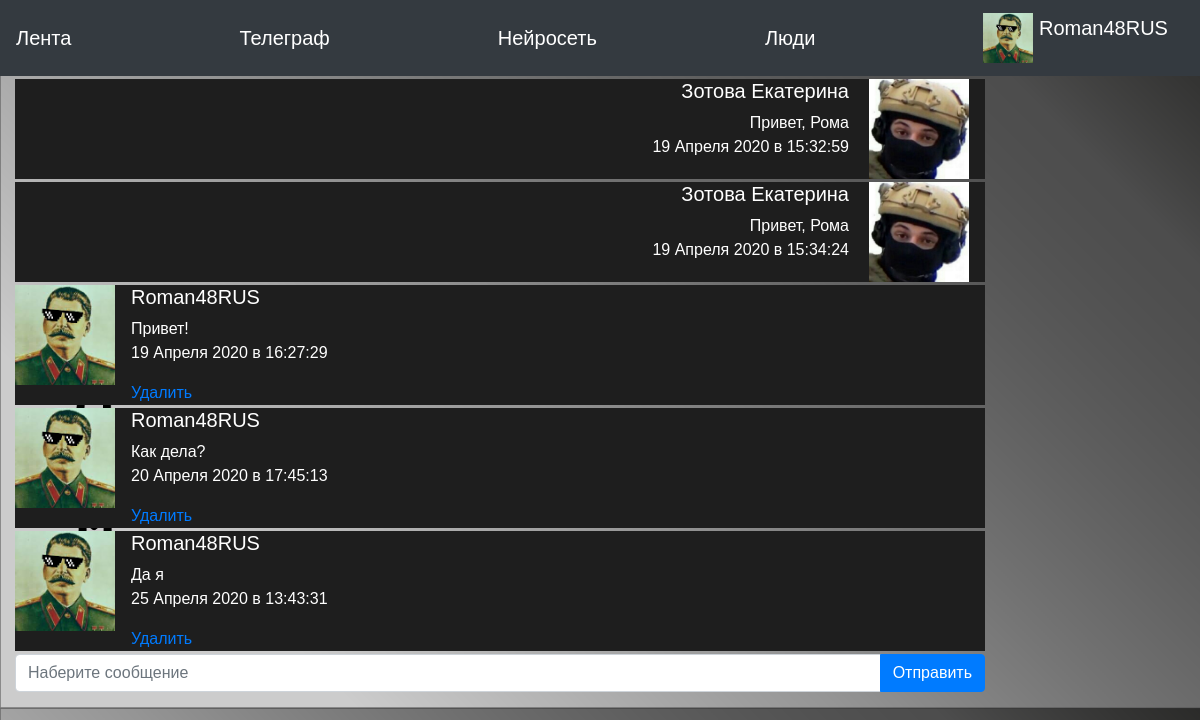
Page /messages/2 (signed in) on the committed database.
### data/users.py (models this page shows, shortened)
class User(SqlAlchemyBase, UserMixin, SerializerMixin):
    __tablename__ = 'users'
    id = sqlalchemy.Column(sqlalchemy.Integer,
                           primary_key=True, autoincrement=True)
    name = sqlalchemy.Column(sqlalchemy.String, nullable=True)
    status = sqlalchemy.Column(sqlalchemy.String, nullable=True)
    email = sqlalchemy.Column(sqlalchemy.String,
                              index=True, unique=True, nullable=True)
    hashed_password = sqlalchemy.Column(sqlalchemy.String, nullable=True)
    created_date = sqlalchemy.Column(sqlalchemy.DateTime,
                                     default=datetime.datetime.now)
    friends = sqlalchemy.Column(sqlalchemy.String, nullable=True)
    avatar = sqlalchemy.Column(sqlalchemy.String,
                               default='/static/img/backgrounds/default.png')
    liked_news = sqlalchemy.Column(sqlalchemy.VARCHAR, nullable=True)
    liked_photos = sqlalchemy.Column(sqlalchemy.VARCHAR, nullable=True)
    background = sqlalchemy.Column(sqlalchemy.String, default='/static/img/backgrounds/default.png')
    theme = sqlalchemy.Column(sqlalchemy.Boolean, default=1)
    albums = sqlalchemy.Column(sqlalchemy.VARCHAR)

### data/messages.py (models this page shows)
class Message(SqlAlchemyBase, SerializerMixin):
    __tablename__ = 'messages'
    id = sqlalchemy.Column(sqlalchemy.Integer, primary_key=True,
                           autoincrement=True)
    text = sqlalchemy.Column(sqlalchemy.String)
    time = sqlalchemy.Column(sqlalchemy.DateTime, default=datetime.datetime.now)
    user_to_id = sqlalchemy.Column(sqlalchemy.Integer,
                                   sqlalchemy.ForeignKey("users.id"))
    user_from_id = sqlalchemy.Column(sqlalchemy.Integer, sqlalchemy.ForeignKey("users.id"))

### main.py (the view, shortened to what this page needs)
@app.route('/messages/<user_id>', methods=['GET', 'POST'])
@login_required
def messenger(user_id):
    session = db_session.create_session()
    user_to = session.query(User).filter(User.id == user_id).first()
    if request.method == "GET":
        messages = session.query(Message).filter(or_(Message.user_from_id == current_user.id,
                                                     Message.user_to_id == current_user.id))
        return render_template('messenger.html', base=get_base(), messages=messages, user_to=user_to,
                               get_time=get_time)

### main.py
class BaseForm(FlaskForm):
    background = ""
    text_color = 'white'
    back = '#0a0a0a'
    back_color = '#646464'
    font_white = "white"
    js_for_files = ""

### data/db_session.py (called while the page is built)
def create_session() -> Session:
    global __factory
    return __factory()

### functions.py (called while the page is built)
def get_time(date_input, time_input):
    print(str(date_input))
    year, month, day = str(date_input).split("-")
    date = datetime.date(int(year), int(month), int(day))
    current_date_time = datetime.datetime.now()
    if date.day == current_date_time.day:
        return "Сегодня в " + str(time_input).split(".")[0]
    elif date.day + 1 == current_date_time.day:
        return "Вчера в " + str(time_input).split(".")[0]
    else:
        return day + " " + months[int(month)] + " " + year + " в " + str(time_input).split(".")[0]

### main.py (called while the page is built)
def get_base():
    base = BaseForm()
    if current_user.is_authenticated:
        base.background = current_user.background
        base.text_color = 'white' if not current_user.theme else 'black'
        base.back = '#0a0a0a' if not current_user.theme else '#f5f5f5'
        base.back_color = '#1e1e1e' if not current_user.theme else '#969696'
    else:
        base.background = ""
        base.text_color = 'black'
        base.back = '#0a0a0a'
        base.back_color = '#969696'
    base.js_for_files = url_for("static", filename="js/bs-custom-file-input.js")
    return base

@login_manager.user_loader
def load_user(user_id):
    session = db_session.create_session()
    return session.query(User).get(user_id)

### templates/messenger.html (shortened to what this page needs)
{% extends "base.html" %}
{% block content %}
<div class="col-10">
    <form action="" method="post" enctype="multipart/form-data">
        <div class="col-xl-100">
            {% for elem in messages %}
            <div class="block">
                {% if elem.user_from_id == current_user.id and elem.user_to_id == user_to.id%}
                <div class="media">
                    <a href="/profile/{{current_user.id}}"><img src="{{current_user.avatar}}"
                                                                class="align-self-center mr-3" alt="PEP8"
                                                                width="100"
                                                                height="100"
                                                                title="{{current_user.name}}"></a>
                    <div class="media-body md-0">
                        <h5>{{current_user.name}}</h5>
                        <p class="text-break">
                            {{elem.text }} <br>
                            {{get_time(elem.time.date(), elem.time.time())}}
                        </p>
                    <a href="/message_delete/{{ elem.id }}">Удалить</a>
                    </div>
                </div>
                {% endif %}
                {% if elem.user_to_id == current_user.id and elem.user_from_id == user_to.id%}
                <div class="media">
                    <div class="media-body md-0">
                        <h5 align="right">{{user_to.name}}</h5>
                        <p class="text-break text-right">
                            {{elem.text }} <br>
                            {{get_time(elem.time.date(), elem.time.time())}}
                        </p>
                    </div>
                    <a href="/profile/{{user_to.id}}"><img src="{{user_to.avatar}}"
                                                           class="align-self-center mr-3" alt="PEP8"
                                                           width="100"
                                                           height="100"
                                                           title="{{user_to.name}}"
                                                           hspace="20"></a>
                </div>
                {% endif %}
            </div>
            {% endfor %}
        </div>
        <div class="input-group mb-3">
            <input type="text" class="form-control" placeholder="Наберите сообщение"
                   aria-label="Наберите сообщение" aria-describedby="button-addon2" name="text">
            <div class="input-group-append">
                <input class="btn btn-primary" type="submit" value="Отправить">
            </div>
        </div>
    </form>
</div>
{% endblock %}

### templates/base.html (shortened to what this page needs)
<!doctype html>
<html lang="en">
<head>
    <link rel="stylesheet"
          href="https://stackpath.bootstrapcdn.com/bootstrap/4.4.1/css/bootstrap.min.css"
>
</head>
<body>
<header>
    <nav class="navbar navbar-dark bg-dark">
        <a class="navbar-brand" href="/">Лента</a>
        {% if current_user.is_authenticated %}
        <a class="navbar-brand" href="/messages">Телеграф</a>
        <a class="navbar-brand" href="/neuro/meme">Нейросеть</a>
        <a class="navbar-brand" href="/people">Люди</a>
        <a class="navbar-brand" href="/profile/{{current_user.id}}">
            <img src={{current_user.avatar}}
                 width="50" height="50"
                 alt="PEP8" class="d-inline-block align-top"> {{current_user.name}}
        </a>
        {% else %}
        <p>
            <a class="btn btn-primary " href="/register">Зарегистрироваться</a>
            <a class="btn btn-success" href="/login">Войти</a>
        </p>
        {% endif %}
    </nav>
</header>
<main role="main" class="container-fluid">
    <div class="row">
        {% block content %}{% endblock %}
    </div>
</main>
</body>
</html>

### rows in the picture
User: avatar (picture), name "Roman48RUS"
Message: text "Привет, Рома", avatar (picture)
User: name "Зотова Екатерина"
Message: text "Привет, Рома", avatar (picture)
Message: avatar (picture), text "Привет!"
Message: avatar (picture), text "Как дела?"
Message: avatar (picture), text "Да я"
